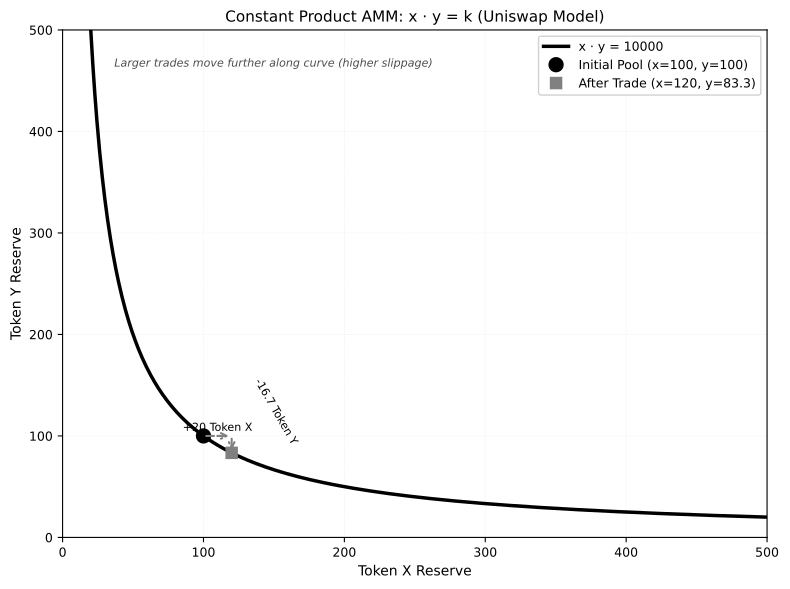

Write Python code to recreate this figure.
"""
AMM Constant Product Formula Visualization (x * y = k)
Shows the hyperbola curve of token reserves in Uniswap-style AMMs
"""

import matplotlib.pyplot as plt
import numpy as np
from pathlib import Path

# Chart metadata for QuantLet integration
CHART_METADATA = {
    'title': 'AMM Constant Product Formula (x*y=k)',
    'url': 'https://github.com/Digital-AI-Finance/Blockchain_Crypto/tree/main/charts/amm_constant_product'
}

# Set font sizes (MANDATORY)
plt.rcParams.update({
    'font.size': 10,
    'axes.labelsize': 10,
    'axes.titlesize': 11,
    'xtick.labelsize': 9,
    'ytick.labelsize': 9,
    'legend.fontsize': 9
})

# Define the constant product
k = 10000  # x * y = k

# Generate x values (Token X reserves)
x = np.linspace(20, 500, 1000)
y = k / x  # Token Y reserves

# Create the chart
fig, ax = plt.subplots(figsize=(8, 6))

# Plot the constant product curve
ax.plot(x, y, color='black', linewidth=2.5, label=f'x · y = {k}')

# Mark initial liquidity point
x_initial = 100
y_initial = k / x_initial
ax.plot(x_initial, y_initial, 'o', color='black', markersize=10,
        label=f'Initial Pool (x={x_initial}, y={y_initial:.0f})')

# Show a trade example
# Trade: User swaps 20 Token X for Token Y
x_after_trade = x_initial + 20
y_after_trade = k / x_after_trade
ax.plot(x_after_trade, y_after_trade, 's', color='gray', markersize=8,
        label=f'After Trade (x={x_after_trade}, y={y_after_trade:.1f})')

# Draw arrows showing the trade
ax.annotate('', xy=(x_after_trade, y_initial), xytext=(x_initial, y_initial),
            arrowprops=dict(arrowstyle='->', color='gray', lw=1.5, linestyle='--'))
ax.annotate('', xy=(x_after_trade, y_after_trade), xytext=(x_after_trade, y_initial),
            arrowprops=dict(arrowstyle='->', color='gray', lw=1.5, linestyle='--'))

# Add labels for the trade
tokens_out = y_initial - y_after_trade
ax.text(x_initial + 10, y_initial + 5, f'+20 Token X', fontsize=8, ha='center')
ax.text(x_after_trade + 15, (y_initial + y_after_trade)/2,
        f'-{tokens_out:.1f} Token Y', fontsize=8, ha='left', rotation=-60)

ax.set_xlabel('Token X Reserve')
ax.set_ylabel('Token Y Reserve')
ax.set_title('Constant Product AMM: x · y = k (Uniswap Model)')
ax.set_xlim(0, 500)
ax.set_ylim(0, 500)

# Add grid
ax.grid(alpha=0.3, linestyle=':', linewidth=0.5)

# Add legend
ax.legend(loc='upper right', framealpha=0.9)

# Add note explaining slippage
note_text = "Larger trades move further along curve (higher slippage)"
fig.text(0.15, 0.88, note_text, fontsize=8, style='italic', alpha=0.7)

plt.tight_layout()

# Save as PDF
output_path = Path(__file__).parent / 'chart.pdf'
plt.savefig(output_path, bbox_inches='tight', dpi=300)
print(f"Chart saved to: {output_path.absolute()}")

plt.close()
